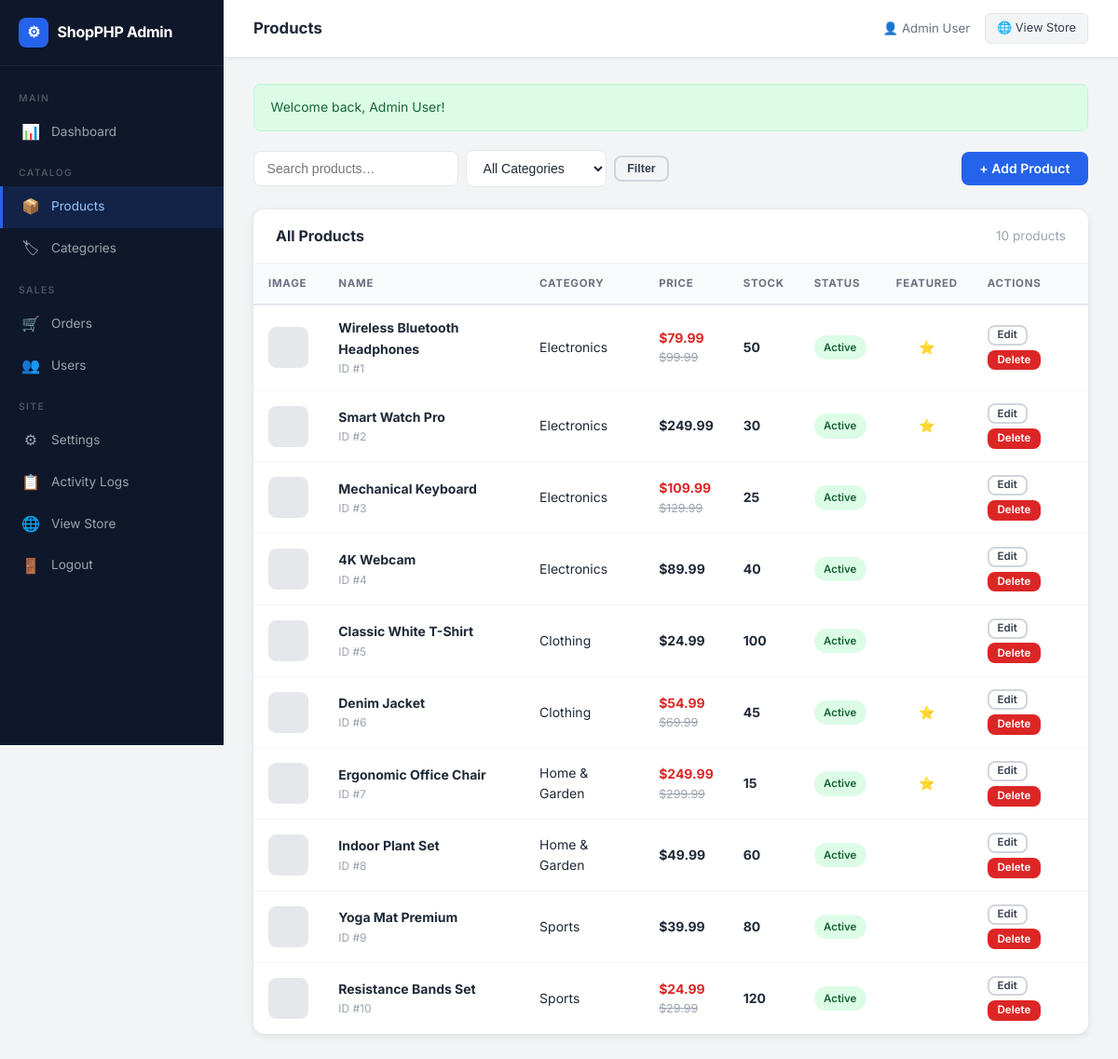
/admin/products.php (signed in), run on the app's committed database.
### tables this page shows
CREATE TABLE products (
    id INT AUTO_INCREMENT PRIMARY KEY,
    category_id INT,
    name VARCHAR(255) NOT NULL,
    slug VARCHAR(255) NOT NULL UNIQUE,
    description TEXT,
    price DECIMAL(10,2) NOT NULL,
    sale_price DECIMAL(10,2) DEFAULT NULL,
    stock INT NOT NULL DEFAULT 0,
    image VARCHAR(255),
    images JSON,
    featured TINYINT(1) DEFAULT 0,
    status ENUM('active','inactive') DEFAULT 'active',
    created_at TIMESTAMP DEFAULT CURRENT_TIMESTAMP,
    FOREIGN KEY (category_id) REFERENCES categories(id) ON DELETE SET NULL
);

CREATE TABLE categories (
    id INT AUTO_INCREMENT PRIMARY KEY,
    name VARCHAR(100) NOT NULL,
    slug VARCHAR(100) NOT NULL UNIQUE,
    description TEXT,
    image VARCHAR(255),
    created_at TIMESTAMP DEFAULT CURRENT_TIMESTAMP
);

### includes/functions.php (called while the page is built, shortened)
<?php
require_once __DIR__ . '/db.php';
function price($amount) {
    return CURRENCY . number_format($amount, 2);
}
function sanitize($input) {
    return htmlspecialchars(strip_tags(trim($input)), ENT_QUOTES, 'UTF-8');
}
function productImageUrl($image) {
    return $image && file_exists(__DIR__ . "/../assets/images/$image")
        ? SITE_URL . "/assets/images/$image"
        : SITE_URL . "/assets/images/placeholder.png";
}

### includes/db.php (called while the page is built, shortened)
<?php
class Database {
    private static $instance = null;
    private $conn;
    private function __construct() {
        $this->conn = new mysqli(DB_HOST, DB_USER, DB_PASS, DB_NAME, 3306);
        $this->conn->set_charset('utf8mb4');
    }
    private function initSecurityTables() {
        $this->conn->query("CREATE TABLE IF NOT EXISTS activity_logs (
            id          INT AUTO_INCREMENT PRIMARY KEY,
            user_id     INT DEFAULT NULL,
            action      VARCHAR(80)  NOT NULL,
            details     TEXT,
            ip_address  VARCHAR(45)  NOT NULL DEFAULT '',
            user_agent  VARCHAR(300) NOT NULL DEFAULT '',
            created_at  TIMESTAMP DEFAULT CURRENT_TIMESTAMP,
            INDEX idx_user   (user_id),
            INDEX idx_action (action),
            INDEX idx_time   (created_at)
        ) ENGINE=InnoDB DEFAULT CHARSET=utf8mb4");
        $this->conn->query("CREATE TABLE IF NOT EXISTS settings (
            setting_key   VARCHAR(80)  NOT NULL PRIMARY KEY,
            setting_value TEXT         NOT NULL DEFAULT '',
            updated_at    TIMESTAMP    DEFAULT CURRENT_TIMESTAMP ON UPDATE CURRENT_TIMESTAMP
        ) ENGINE=InnoDB DEFAULT CHARSET=utf8mb4");
        $this->conn->query("INSERT IGNORE INTO settings (setting_key, setting_value) VALUES
            ('site_name',               'ShopPHP'),
            ('site_email',              'info@shopphp.com'),
            ('currency',                '\$'),
            ('tax_rate',                '0.08'),
            ('shipping_cost',           '9.99'),
            ('free_shipping_threshold', '100.00'),
            ('maintenance_mode',        '0'),
            ('store_address',           ''),
            ('store_phone',             ''),
            ('meta_description',        'The best online shop')");
        $cols = $this->conn->query("SHOW COLUMNS FROM users LIKE 'status'");
        if ($cols && $cols->num_rows === 0) {
            $this->conn->query("ALTER TABLE users ADD COLUMN status ENUM('active','disabled') NOT NULL DEFAULT 'active' AFTER role");
        }
    }
    public static function getInstance() {
        if (self::$instance === null) {
            self::$instance = new Database();
        }
        return self::$instance;
    }
    public function getConnection() { return $this->conn; }
}
function db() {
    return Database::getInstance()->getConnection();
}

### admin/products.php (the view, shortened to what this page needs)
<?php
require_once __DIR__ . '/../includes/functions.php';
require_once 'admin-header.php';
$search   = trim($_GET['search'] ?? '');
$page     = max(1, (int)($_GET['page'] ?? 1));
$perPage  = 20;
$offset   = ($page - 1) * $perPage;
$where = "WHERE 1";
$params = []; $types = '';
$countStmt = db()->prepare("SELECT COUNT(*) AS c FROM products p $where");
$countStmt->execute();
$total = $countStmt->get_result()->fetch_assoc()['c'];
$listStmt = db()->prepare("SELECT p.*, c.name AS cat_name FROM products p LEFT JOIN categories c ON p.category_id=c.id $where ORDER BY p.created_at DESC LIMIT ? OFFSET ?");
$listTypes  = $types . 'ii';
$listParams = array_merge($params, [$perPage, $offset]);
$listStmt->bind_param($listTypes, ...$listParams);
$listStmt->execute();
$products = $listStmt->get_result()->fetch_all(MYSQLI_ASSOC);
?>
<div class="page-toolbar">
    <form method="GET" class="toolbar-search" style="gap:.5rem;flex-wrap:wrap">
        <input type="text" name="search" class="form-control" placeholder="Search products…" value="<?= sanitize($search) ?>">
        <select name="category" class="form-control" style="width:auto">
            <option value="">All Categories</option>
        </select>
        <button class="btn btn-outline btn-sm">Filter</button>
    </form>
    <a href="?add=1" class="btn btn-primary">+ Add Product</a>
</div>
<div class="card">
    <div class="card-header">
        <span class="card-title">All Products</span>
        <span style="color:var(--gray-400);font-size:.85rem"><?= number_format($total) ?> product<?= $total!=1?'s':'' ?></span>
    </div>
    <div class="table-wrap">
        <table class="admin-table">
            <thead>
                <tr>
                    <th>Image</th>
                    <th>Name</th>
                    <th>Category</th>
                    <th>Price</th>
                    <th>Stock</th>
                    <th>Status</th>
                    <th>Featured</th>
                    <th>Actions</th>
                </tr>
            </thead>
            <tbody>
            <?php if (empty($products)): ?>
                <tr class="no-results"><td colspan="8">No products found.</td></tr>
            <?php else: ?>
            <?php foreach ($products as $p): ?>
                <tr>
                    <td><img src="<?= productImageUrl($p['image']) ?>" alt="<?= sanitize($p['name']) ?>"></td>
                    <td>
                        <strong><?= sanitize($p['name']) ?></strong>
                        <div style="font-size:.75rem;color:var(--gray-400)">ID #<?= $p['id'] ?></div>
                    </td>
                    <td><?= sanitize($p['cat_name'] ?? '—') ?></td>
                    <td>
                        <?php if ($p['sale_price']): ?>
                            <strong style="color:var(--danger)"><?= price($p['sale_price']) ?></strong>
                            <del style="color:var(--gray-400);font-size:.78rem;display:block"><?= price($p['price']) ?></del>
                        <?php else: ?>
                            <strong><?= price($p['price']) ?></strong>
                        <?php endif; ?>
                    </td>
                    <td>
                        <span style="font-weight:700;color:<?= $p['stock']==0?'#dc2626':($p['stock']<=5?'#d97706':'inherit') ?>">
                            <?= $p['stock'] ?>
                        </span>
                    </td>
                    <td><span class="badge badge-<?= $p['status'] ?>"><?= ucfirst($p['status']) ?></span></td>
                    <td style="text-align:center"><?= $p['featured'] ? '⭐' : '' ?></td>
                    <td>
                        <div class="btn-group">
                            <a href="?edit=<?= $p['id'] ?>" class="btn btn-outline btn-xs">Edit</a>
                            <a href="?delete=<?= $p['id'] ?>" class="btn btn-danger btn-xs"
                               onclick="return confirmAction(this.href,'Delete Product','Permanently delete &quot;<?= sanitize($p['name']) ?>&quot;?')">Delete</a>
                        </div>
                    </td>
                </tr>
            <?php endforeach; ?>
            <?php endif; ?>
            </tbody>
        </table>
    </div>
</div>

### assets/css/admin.css (style rules this page uses)
*, *::before, *::after { box-sizing: border-box; margin: 0; padding: 0; }
:root { --primary: #2563eb; --primary-d: #1d4ed8; --success: #16a34a; --warning: #d97706; --danger: #dc2626; --info: #0891b2; --purple: #7c3aed; --white: #ffffff; --gray-50: #f9fafb; --gray-100: #f3f4f6; --gray-200: #e5e7eb; --gray-300: #d1d5db; --gray-400: #9ca3af; --gray-500: #6b7280; --gray-700: #374151; --gray-800: #1f2937; --gray-900: #111827; --sidebar-bg: #0f172a; --sidebar-w: 240px; --radius: 8px; --radius-lg: 12px; --shadow-sm: 0 1px 3px rgba(0,0,0,.08); --shadow: 0 2px 8px rgba(0,0,0,.10); --shadow-lg: 0 8px 24px rgba(0,0,0,.12); --transition: .18s ease; }
body { font-family: 'Inter', system-ui, sans-serif; background: var(--gray-100); color: var(--gray-800); line-height: 1.6; font-size: .9rem; min-height: 100vh; }
a { text-decoration: none; color: inherit; }
img { max-width: 100%; display: block; }
.card { background: var(--white); border-radius: var(--radius-lg); box-shadow: var(--shadow); overflow: hidden; }
.card-header { padding: 1rem 1.5rem; border-bottom: 1px solid var(--gray-100); display: flex; align-items: center; justify-content: space-between; gap: .75rem; flex-wrap: wrap; }
.card-title { font-size: 1rem; font-weight: 700; }
.table-wrap { overflow-x: auto; }
.admin-table { width: 100%; border-collapse: collapse; font-size: .875rem; }
.admin-table th { padding: .75rem 1rem; background: var(--gray-50); text-align: left; font-size: .72rem; font-weight: 700; text-transform: uppercase; letter-spacing: .7px; color: var(--gray-500); white-space: nowrap; border-bottom: 2px solid var(--gray-200); }
.admin-table td { padding: .85rem 1rem; border-bottom: 1px solid var(--gray-100); vertical-align: middle; }
.admin-table tr:last-child td { border-bottom: none; }
.admin-table img { width: 44px; height: 44px; object-fit: cover; border-radius: 8px; border: 1px solid var(--gray-200); }
.badge { display: inline-block; padding: .25rem .65rem; border-radius: 99px; font-size: .72rem; font-weight: 600; white-space: nowrap; }
.badge-active { background: #dcfce7; color: #166534; }
.btn { display: inline-flex; align-items: center; gap: .35rem; padding: .55rem 1.1rem; border-radius: var(--radius); font-size: .875rem; font-weight: 600; cursor: pointer; border: 2px solid transparent; transition: all var(--transition); white-space: nowrap; text-decoration: none; line-height: 1; }
.btn-primary { background: var(--primary); color: #fff; }
.btn-danger { background: var(--danger); color: #fff; }
.btn-outline { background: transparent; color: var(--gray-700); border-color: var(--gray-300); }
.btn-sm { padding: .35rem .75rem; font-size: .78rem; }
.btn-xs { padding: .2rem .55rem; font-size: .72rem; }
.btn-group { display: flex; gap: .3rem; flex-wrap: wrap; }
.form-control { width: 100%; padding: .6rem .85rem; border: 1.5px solid var(--gray-200); border-radius: var(--radius); font-size: .875rem; background: var(--white); color: var(--gray-800); transition: border-color var(--transition), box-shadow var(--transition); outline: none; }
select.form-control { cursor: pointer; }
.page-toolbar { display: flex; align-items: center; justify-content: space-between; gap: .75rem; flex-wrap: wrap; margin-bottom: 1.5rem; }
.toolbar-search { display: flex; gap: .5rem; align-items: center; flex-wrap: wrap; }
.toolbar-search .form-control { width: 220px; }

### data on the page
products: name "Wireless Bluetooth Headphones", id "1", category.name "Electronics", sale_price "$79.99", price "$99.99", stock "50", status "Active"
products: name "Smart Watch Pro", id "2", category.name "Electronics", price "$249.99", stock "30", status "Active"
products: name "Mechanical Keyboard", id "3", category.name "Electronics", sale_price "$109.99", price "$129.99", stock "25", status "Active"
products: name "4K Webcam", id "4", category.name "Electronics", price "$89.99", stock "40", status "Active"
products: name "Classic White T-Shirt", id "5", category.name "Clothing", price "$24.99", stock "100", status "Active"
products: name "Denim Jacket", id "6", category.name "Clothing", sale_price "$54.99", price "$69.99", stock "45", status "Active"
products: name "Ergonomic Office Chair", id "7", category.name "Home & Garden", sale_price "$249.99", price "$299.99", stock "15", status "Active"
products: name "Indoor Plant Set", id "8", category.name "Home & Garden", price "$49.99", stock "60", status "Active"
products: name "Yoga Mat Premium", id "9", category.name "Sports", price "$39.99", stock "80", status "Active"
products: name "Resistance Bands Set", id "10", category.name "Sports", sale_price "$24.99", price "$29.99", stock "120", status "Active"

### other printed values
$title "Products"
$user "Admin User"
$_SESSION['flash']['message'] "Welcome back, Admin User!"
$total "10"
